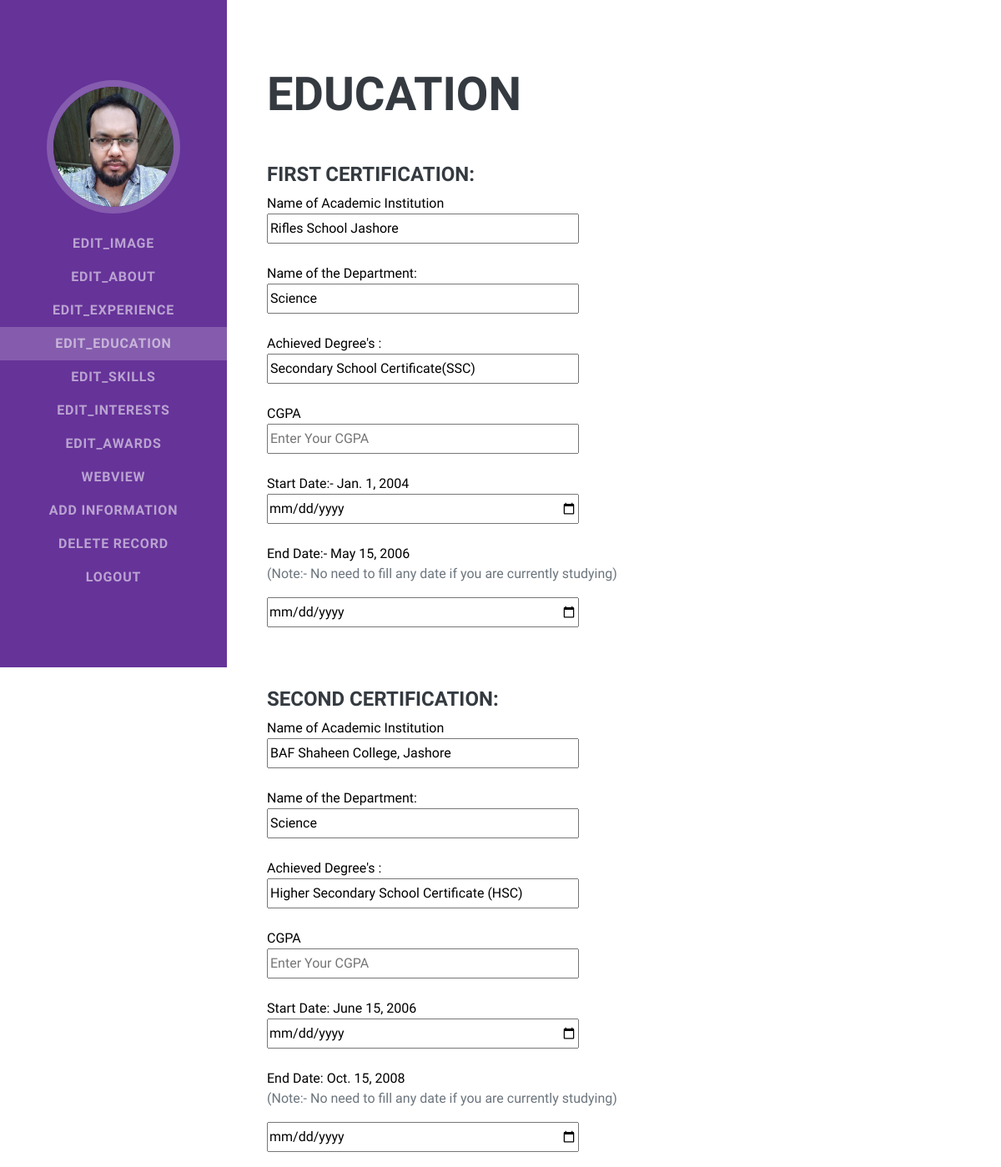
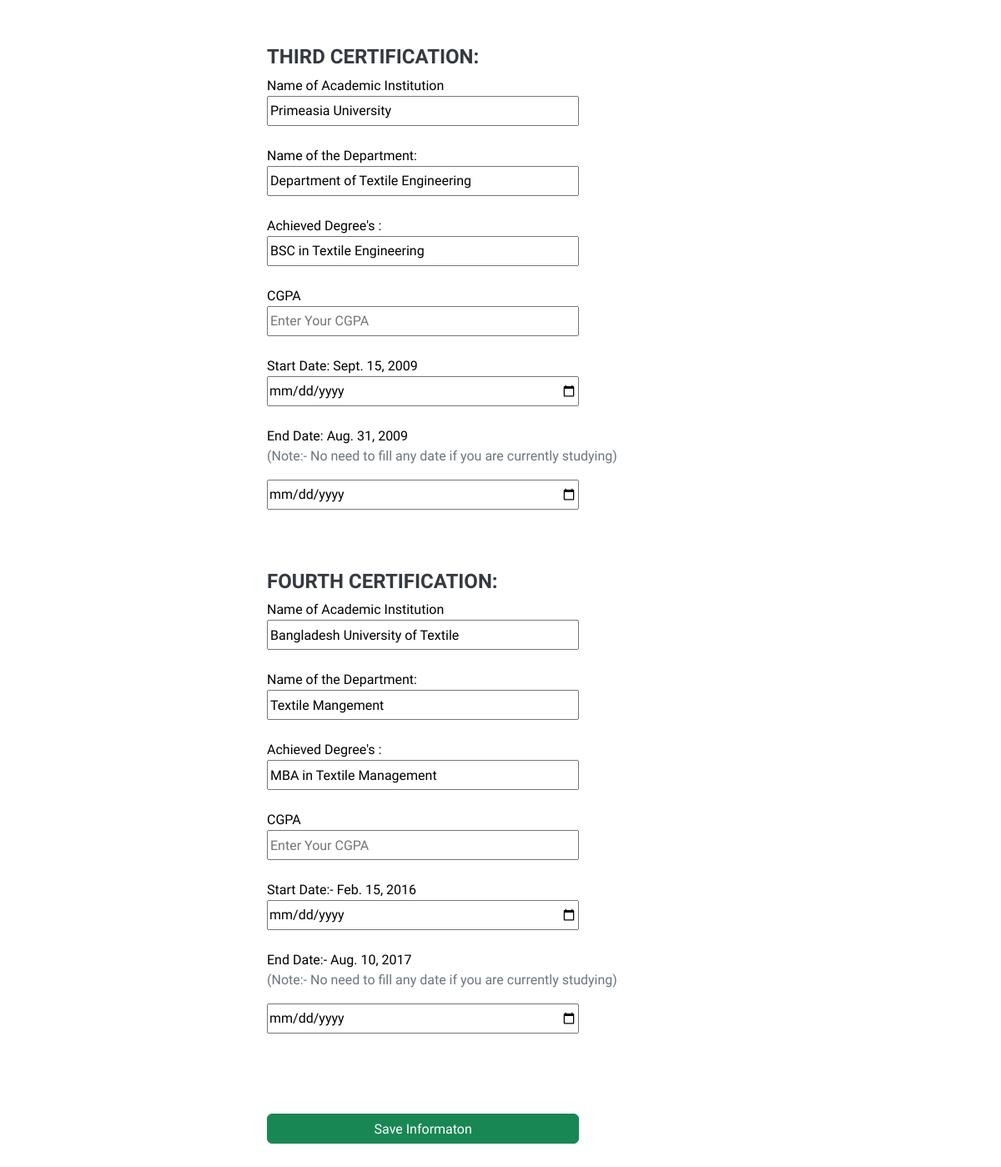
/update_education (signed in), run on the app's committed database (2 pictures, top to bottom).
### port_app/models.py (models this page shows)
class Image(models.Model):
    image = models.ImageField(upload_to='images/',null = True)

class Education(models.Model):
        edu_inst_1 = models.CharField(max_length=255,null = True)
        edu_dept_1 = models.CharField(max_length=255,null = True)
        edu_deg_1 = models.CharField(max_length=255,null = True)
        edu_gpa_1 = models.CharField(max_length=255,null = True)
        edu_std_1 = models.DateField(null = True, blank=True)
        edu_end_1 = models.DateField(null = True, blank=True)
        edu_inst_2 = models.CharField(max_length=255,null = True)
        edu_dept_2 = models.CharField(max_length=255,null = True)
        edu_deg_2 = models.CharField(max_length=255,null = True)
        edu_gpa_2 = models.CharField(max_length=255,null = True)
        edu_std_2 = models.DateField(null = True, blank=True)
        edu_end_2 = models.DateField(null = True, blank=True)
        edu_inst_3 = models.CharField(max_length=255,null = True)
        edu_dept_3 = models.CharField(max_length=255,null = True)
        edu_deg_3 = models.CharField(max_length=255,null = True)
        edu_gpa_3 = models.CharField(max_length=255,null = True)
        edu_std_3 = models.DateField(null = True, blank=True)
        edu_end_3 = models.DateField(null = True, blank=True)
        edu_inst_4 = models.CharField(max_length=255,null = True)
        edu_dept_4 = models.CharField(max_length=255,null = True)
        edu_deg_4 = models.CharField(max_length=255,null = True)
        edu_gpa_4 = models.CharField(max_length=255,null = True)
        edu_std_4 = models.DateField(null = True, blank=True)
        edu_end_4 = models.DateField(null = True, blank=True)

### port_app/views.py (the view, shortened to what this page needs)
# urls.py: path('update_education', views.update_education, name='update_education'),
@login_required(login_url='login_user')
def update_education(request):
    try:
        update_education = Education.objects.latest('id')
        return render(request, 'edit_file/education_edit.html', {
            'image_data': Image.objects.last().image,
            'edu_inst_1': update_education.edu_inst_1,
            'edu_dept_1': update_education.edu_dept_1,
            'edu_deg_1': update_education.edu_deg_1,
            'edu_gpa_1': update_education.edu_gpa_1,
            'edu_std_1': update_education.edu_std_1,
            'edu_end_1': update_education.edu_end_1,
            'edu_inst_2': update_education.edu_inst_2,
            'edu_dept_2': update_education.edu_dept_2,
            'edu_deg_2': update_education.edu_deg_2,
            'edu_gpa_2': update_education.edu_gpa_2,
            'edu_std_2': update_education.edu_std_2,
            'edu_end_2': update_education.edu_end_2,
            'edu_inst_3': update_education.edu_inst_3,
            'edu_dept_3': update_education.edu_dept_3,
            'edu_deg_3': update_education.edu_deg_3,
            'edu_gpa_3': update_education.edu_gpa_3,
            'edu_std_3': update_education.edu_std_3,
            'edu_end_3': update_education.edu_end_3,
            'edu_inst_4': update_education.edu_inst_4,
            'edu_dept_4': update_education.edu_dept_4,
            'edu_deg_4': update_education.edu_deg_4,
            'edu_gpa_4': update_education.edu_gpa_4,
            'edu_std_4': update_education.edu_std_4,
            'edu_end_4': update_education.edu_end_4,
        })
    except About.DoesNotExist:
        return HttpResponse('No records found')

### templates/edit_file/education_edit.html (shortened to what this page needs)
{% load static %}
<!DOCTYPE html>
<html lang="en">
    <head>
        <link rel="stylesheet" href="{% static 'css/admin.css' %}">
    </head>
    <body id="page-top">
        <form action="{% url 'update_education' %}" method='POST' enctype="multipart/form-data">
        <nav class="navbar navbar-expand-lg navbar-dark bg-primary fixed-top" id="sideNav">
            <a class="navbar-brand js-scroll-trigger" href="#page-top">
                <span class="d-none d-lg-block"><img class="img-fluid img-profile rounded-circle mx-auto mb-2" src="media/{{image_data}}" alt="..." /></span>
            </a>
            <div class="collapse navbar-collapse" id="navbarResponsive">
                <ul class="navbar-nav">
                    <li class="nav-item"><a class="nav-link js-scroll-trigger" href="/update_image">Edit_Image</a></li>
                    <li class="nav-item"><a class="nav-link js-scroll-trigger" href="/update_about">Edit_About</a></li>
                    <li class="nav-item"><a class="nav-link js-scroll-trigger" href="/update_experience">Edit_Experience</a></li>
                    <li class="nav-item"><a style="background-color:#855CAD" class="nav-link js-scroll-trigger" href="/update_education">Edit_Education</a></li>
                    <li class="nav-item"><a class="nav-link js-scroll-trigger" href="/update_skills">Edit_Skills</a></li>
                    <li class="nav-item"><a class="nav-link js-scroll-trigger" href="/update_interests">Edit_Interests</a></li>
                    <li class="nav-item"><a class="nav-link js-scroll-trigger" href="/update_award">Edit_Awards</a></li>
                    <li class="nav-item"><a class="nav-link js-scroll-trigger" href="/">Webview</a></li>
                    <li class="nav-item"><a class="nav-link js-scroll-trigger" href="/admin">Add Information</a></li>
                    <li class="nav-item"><a class="nav-link js-scroll-trigger" href="#">Delete Record</a></li>
                    <li class="nav-item"><a class="nav-link js-scroll-trigger" href="{% url 'logout_user' %}">Logout</a></li>
                </ul>
            </div>
        </nav>
        <div class="container-fluid p-0">
            <section class="resume-section" id="education">
                <div class="resume-section-content">
                    <h2 class="mb-5">Education</h2>
                    <div class="d-flex flex-column flex-md-row justify-content-between mb-5">
                        <div class="flex-grow-1">
                            <h4>First Certification:</h4>
                            <label for="edu_inst_1">Name of Academic Institution</label><br>
                            <input type="text" id="edu_inst_1" name="edu_inst_1" placeholder="Enter Your Institution Name" value="{{ edu_inst_1 }}"> <br> <br>
                            <label for="edu_dept_1">Name of the Department: </label><br>
                            <input type="text" id="edu_dept_1" name="edu_dept_1" placeholder="Enter Your Department Name" value="{{ edu_dept_1 }}"> <br> <br>
                            <label for="edu_deg_1">Achieved Degree's : </label><br>
                            <input type="text" id="edu_deg_1" name="edu_deg_1" placeholder="Enter Your Achieved Degree's" value="{{ edu_deg_1 }}"> <br> <br>
                            <label for="edu_gpa_1">CGPA </label><br>
                            <input type="text" id="edu_gpa_1" name="edu_gpa_1" placeholder="Enter Your CGPA" value="{{ edu_gpa_1 }}"> <br> <br>
                            <label for="edu_std_1">Start Date:- {{edu_std_1}}</label><br>
                            <input type="date" id="edu_std_1" name="edu_std_1"> <br><br>
                            <label for="edu_end_1">End Date:- {{edu_end_1}}</label>
                            <p>(Note:- No need to fill any date if you are currently studying)</p>
                            <input type="date" id="edu_end_1" name="edu_end_1"> <br> <br>
                            <br><br>
                            <h4>Second Certification:</h4>
                            <label for="edu_inst_2">Name of Academic Institution</label><br>
                            <input type="text" id="edu_inst_2" name="edu_inst_2" placeholder="Enter Your Institution Name" value="{{ edu_inst_2 }}"> <br> <br>
                            <label for="edu_dept_2">Name of the Department: </label><br>
                            <input type="text" id="edu_dept_1" name="edu_dept_1" placeholder="Enter Your Department Name" value="{{ edu_dept_1 }}"> <br> <br>
                            <label for="edu_deg_2">Achieved Degree's : </label><br>
                            <input type="text" id="edu_deg_2" name="edu_deg_2" placeholder="Enter Your Achieved Degree's" value="{{ edu_deg_2 }}"> <br> <br>
                            <label for="edu_gpa_2">CGPA </label><br>
                            <input type="text" id="edu_gpa_2" name="edu_gpa_2" placeholder="Enter Your CGPA" value="{{ edu_gpa_2 }}"> <br> <br>
                            <label for="edu_std_2">Start Date: {{ edu_std_2 }}</label><br>
                            <input type="date" id="edu_std_2" name="edu_std_2"> <br><br>
                            <label for="edu_end_2">End Date: {{ edu_end_2 }}</label><br>
                            <p>(Note:- No need to fill any date if you are currently studying)</p>
                            <input type="date" id="edu_end_2" name="edu_end_2"> <br> <br>
                            <br><br>
                            <h4>Third Certification:</h4>
                            <label for="edu_inst_3">Name of Academic Institution</label><br>
                            <input type="text" id="edu_inst_3" name="edu_inst_3" placeholder="Enter Your Institution Name" value="{{ edu_inst_3 }}"> <br> <br>
                            <label for="edu_dept_3">Name of the Department: </label><br>
                            <input type="text" id="edu_dept_3" name="edu_dept_3" placeholder="Enter Your Department Name" value="{{ edu_dept_3 }}"> <br> <br>
                            <label for="edu_deg_3">Achieved Degree's : </label><br>
                            <input type="text" id="edu_deg_3" name="edu_deg_3" placeholder="Enter Your Achieved Degree's" value="{{ edu_deg_3 }}"> <br> <br>
                            <label for="edu_gpa_3">CGPA </label><br>
                            <input type="text" id="edu_gpa_3" name="edu_gpa_3" placeholder="Enter Your CGPA" value="{{ edu_gpa_3 }}"> <br> <br>
                            <label for="edu_std_3">Start Date: {{ edu_std_3 }}</label><br>
                            <input type="date" id="edu_std_3" name="edu_std_3"> <br><br>
                            <label for="edu_end_3">End Date: {{ edu_end_3 }}</label><br>
                            <p>(Note:- No need to fill any date if you are currently studying)</p>
                            <input type="date" id="edu_end_3" name="edu_end_3"> <br> <br>
                            <br><br>
                            <h4>Fourth Certification:</h4>
                            <label for="edu_inst_4">Name of Academic Institution</label><br>
                            <input type="text" id="edu_inst_4" name="edu_inst_4" placeholder="Enter Your Institution Name" value="{{ edu_inst_4 }}"> <br> <br>
                            <label for="edu_dept_1">Name of the Department: </label><br>
                            <input type="text" id="edu_dept_4" name="edu_dept_4" placeholder="Enter Your Department Name" value="{{ edu_dept_4 }}"> <br> <br>
                            <label for="edu_deg_4">Achieved Degree's : </label><br>
                            <input type="text" id="edu_deg_4" name="edu_deg_4" placeholder="Enter Your Achieved Degree's" value="{{ edu_deg_4 }}"> <br> <br>
                            <label for="edu_gpa_4">CGPA </label><br>
                            <input type="text" id="edu_gpa_4" name="edu_gpa_4" placeholder="Enter Your CGPA" value="{{ edu_gpa_4 }}"> <br> <br>
                            <label for="edu_std_4">Start Date:- {{ edu_std_4 }}</label><br>
                            <input type="date" id="edu_std_4" name="edu_std_4"> <br><br>
                            <label for="edu_end_4">End Date:- {{ edu_end_4 }}</label><br>
                            <p>(Note:- No need to fill any date if you are currently studying)</p>
                            <input type="date" id="edu_end_4" name="edu_end_4"> <br> <br>
                            <br><br><br>
                        <div class="subutton">
                            <input type="submit" class="btn btn-success" value="Save Informaton">  </div>
                        </div>
                    </div>
                </form>
    </body>
</html>

### data on the page
Image: image (picture)
Education: edu_inst_1 "Rifles School Jashore", edu_dept_1 "Science", edu_deg_1 "Secondary School Certificate(SSC)", edu_std_1 "Jan. 1, 2004", edu_end_1 "May 15, 2006", edu_inst_2 "BAF Shaheen College, Jashore", edu_deg_2 "Higher Secondary School Certificate (HSC)", edu_std_2 "June 15, 2006", edu_end_2 "Oct. 15, 2008", edu_inst_3 "Primeasia University", edu_dept_3 "Department of Textile Engineering", edu_deg_3 "BSC in Textile Engineering", edu_std_3 "Sept. 15, 2009", edu_end_3 "Aug. 31, 2009", edu_inst_4 "Bangladesh University of Textile", edu_dept_4 "Textile Mangement", edu_deg_4 "MBA in Textile Management", edu_std_4 "Feb. 15, 2016", edu_end_4 "Aug. 10, 2017"
